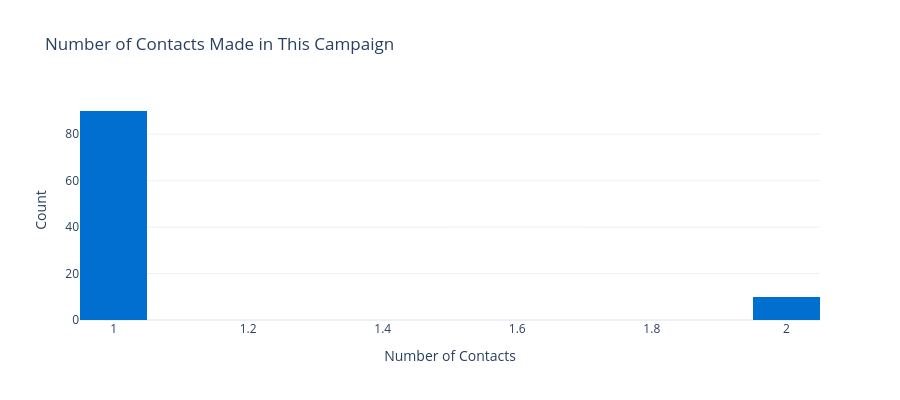

The notebook cell saved with this chart:
### Code cell
# ── Plot 5: Number of Contacts Made in This Campaign ───────────────
fig5 = px.histogram(
    df, x='campaign', nbins=15,
    title='Number of Contacts Made in This Campaign',
    template='plotly_white',
    color_discrete_sequence=['#006FCF'],
    labels={'campaign': 'Number of Contacts', 'count': 'Frequency'}
)
fig5.update_layout(height=400, xaxis_title='Number of Contacts', yaxis_title='Count')
fig5.show()

### Figure 1 — Plotly figure (JSON) as saved in the notebook; plotly's stock layout.template omitted (floating-point values rounded to 4 significant figures)
{"data": [{"bingroup": "x", "hovertemplate": "Number of Contacts=%{x}<br>count=%{y}<extra></extra>", "legendgroup": "", "marker": {"color": "#006FCF", "pattern": {"shape": ""}}, "name": "", "nbinsx": 15, "orientation": "v", "showlegend": false, "type": "histogram", "x": [1, 1, 1, 1, 1, 1, 1, 1, 1, 1, 1, 1, 1, 1, 1, 1, 1, 1, 1, 1, 1, 1, 1, 1, 1, 1, 1, 1, 2, 1, 1, 1, 1, 1, 1, 1, 1, 1, 1, 1, 1, 1, 1, 1, 1, 1, 1, 1, 1, 2, 1, 1, 1, 1, 2, 1, 1, 1, 1, 1, 1, 1, 1, 1, 1, 1, 1, 1, 2, 1, 1, 1, 1, 1, 1, 1, 1, 2, 1, 1, 1, 1, 2, 1, 1, 1, 2, 1, 1, 2, 2, 1, 2, 1, 1, 1, 1, 1, 1, 1], "xaxis": "x", "yaxis": "y"}], "layout": {"barmode": "relative", "height": 400, "legend": {"tracegroupgap": 0}, "title": {"text": "Number of Contacts Made in This Campaign"}, "xaxis": {"anchor": "y", "domain": [0.0, 1.0], "title": {"text": "Number of Contacts"}}, "yaxis": {"anchor": "x", "domain": [0.0, 1.0], "title": {"text": "Count"}}}}
